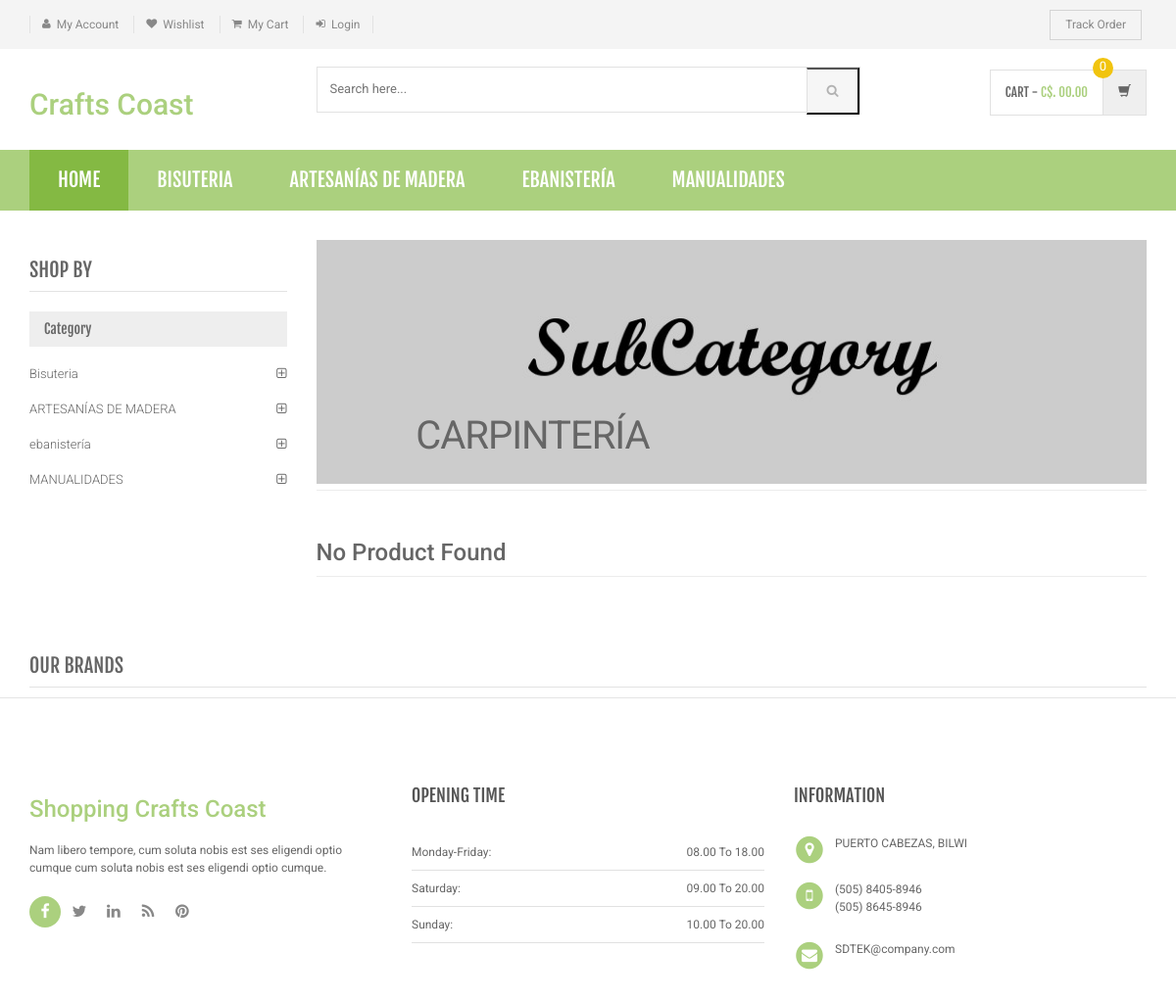
Page /sub-category.php?scid=2 on the committed database.
### tables this page shows
CREATE TABLE `category` (
  `id` int(11) NOT NULL,
  `categoryName` varchar(255) DEFAULT NULL,
  `categoryDescription` longtext DEFAULT NULL,
  `creationDate` timestamp NOT NULL DEFAULT current_timestamp(),
  `updationDate` varchar(255) DEFAULT NULL
);

CREATE TABLE `subcategory` (
  `id` int(11) NOT NULL,
  `categoryid` int(11) DEFAULT NULL,
  `subcategory` varchar(255) DEFAULT NULL,
  `creationDate` timestamp NULL DEFAULT current_timestamp(),
  `updationDate` varchar(255) DEFAULT NULL
);

### sub-category.php (the view, shortened to what this page needs)
<?php
include('includes/config.php');
$cid=intval($_GET['scid']);
?>
<!DOCTYPE html>
<html lang="en">
	<head>
	    <link rel="stylesheet" href="assets/css/bootstrap.min.css">
	    <link rel="stylesheet" href="assets/css/main.css">
	    <link rel="stylesheet" href="assets/css/green.css">
	    <link rel="stylesheet" href="assets/css/owl.carousel.css">
		<link rel="stylesheet" href="assets/css/owl.transitions.css">
		<link href="assets/css/lightbox.css" rel="stylesheet">
		<link rel="stylesheet" href="assets/css/animate.min.css">
		<link rel="stylesheet" href="assets/css/rateit.css">
		<link rel="stylesheet" href="assets/css/bootstrap-select.min.css">
		<link rel="stylesheet" href="assets/css/config.css">
		<link href="assets/css/green.css" rel="alternate stylesheet" title="Green color">
		<link href="assets/css/blue.css" rel="alternate stylesheet" title="Blue color">
		<link href="assets/css/red.css" rel="alternate stylesheet" title="Red color">
		<link href="assets/css/orange.css" rel="alternate stylesheet" title="Orange color">
		<link href="assets/css/dark-green.css" rel="alternate stylesheet" title="Darkgreen color">
		<link rel="stylesheet" href="assets/css/font-awesome.min.css">
	</head>
    <body class="cnt-home">
<header class="header-style-1">
<?php include('includes/top-header.php');?>
<?php include('includes/main-header.php');?>
<?php include('includes/menu-bar.php');?>
</header>
<div class="body-content outer-top-xs">
	<div class='container'>
		<div class='row outer-bottom-sm'>
			<div class='col-md-3 sidebar'>
	            <div class="sidebar-module-container">
	            	<h3 class="section-title">shop by</h3>
	            	<div class="sidebar-filter">
<div class="sidebar-widget wow fadeInUp outer-bottom-xs ">
	<div class="widget-header m-t-20">
		<h4 class="widget-title">Category</h4>
	</div>
	<div class="sidebar-widget-body m-t-10">
	         <?php $sql=mysqli_query($con,"select id,categoryName  from category");
while($row=mysqli_fetch_array($sql))
{
    ?>
		<div class="accordion">
	    	<div class="accordion-group">
	            <div class="accordion-heading">
	                <a href="category.php?cid=<?php echo $row['id'];?>"  class="accordion-toggle collapsed">
	                   <?php echo $row['categoryName'];?>
	                </a>
	            </div>
	        </div>
	    </div>
	    <?php } ?>
	</div>
</div>
	            	</div>
	            </div>
            </div>
			<div class='col-md-9'>
	<div id="category" class="category-carousel hidden-xs">
		<div class="item">
			<div class="image">
				<img src="assets/images/banners/cat-banner-2.jpg" alt="" class="img-responsive">
			</div>
			<div class="container-fluid">
				<div class="caption vertical-top text-left">
					<div class="big-text">
						<br />
					</div>
					       <?php $sql=mysqli_query($con,"select subcategory  from subcategory where id='$cid'");
while($row=mysqli_fetch_array($sql))
{
    ?>
					<div class="excerpt hidden-sm hidden-md">
						<?php echo htmlentities($row['subcategory']);?>
					</div>
			<?php } ?>
				</div>
			</div>
		</div>
</div>
				<div class="search-result-container">
					<div id="myTabContent" class="tab-content">
						<div class="tab-pane active " id="grid-container">
							<div class="category-product  inner-top-vs">
								<div class="row">
			<?php
$ret=mysqli_query($con,"select * from products where subCategory='$cid'");
$num=mysqli_num_rows($ret);
if($num>0)
{
while ($row=mysqli_fetch_array($ret))
{?>
		<div class="col-sm-6 col-md-4 wow fadeInUp">
			<div class="products">
	<div class="product">
		<div class="product-image">
			<div class="image">
				<a href="product-details.php?pid=<?php echo htmlentities($row['id']);?>"><img  src="assets/images/blank.gif" data-echo="admin/productimages/<?php echo htmlentities($row['id']);?>/<?php echo htmlentities($row['productImage1']);?>" alt="" width="200" height="300"></a>
			</div>
		</div>
		<div class="product-info text-left">
			<h3 class="name"><a href="product-details.php?pid=<?php echo htmlentities($row['id']);?>"><?php echo htmlentities($row['productName']);?></a></h3>
			<div class="rating rateit-small"></div>
			<div class="description"></div>
			<div class="product-price">
				<span class="price">
					Rs. <?php echo htmlentities($row['productPrice']);?>			</span>
										     <span class="price-before-discount">Rs. <?php echo htmlentities($row['productPriceBeforeDiscount']);?></span>
			</div>
		</div>
					<div class="cart clearfix animate-effect">
				<div class="action">
					<ul class="list-unstyled">
						<li class="add-cart-button btn-group">
						<?php if($row['productAvailability']=='In Stock'){?>
										<button class="btn btn-primary icon" data-toggle="dropdown" type="button">
								<i class="fa fa-shopping-cart"></i>
							</button>
							<a href="category.php?page=product&action=add&id=<?php echo $row['id']; ?>">
							<button class="btn btn-primary" type="button">Add to cart</button></a>
								<?php } else {?>
							<div class="action" style="color:red">Out of Stock</div>
					<?php } ?>
						</li>
		                <li class="lnk wishlist">
							<a class="add-to-cart" href="category.php?pid=<?php echo htmlentities($row['id'])?>&&action=wishlist" title="Wishlist">
								 <i class="icon fa fa-heart"></i>
							</a>
						</li>
					</ul>
				</div>
			</div>
			</div>
			</div>
		</div>
	  <?php } } else {?>
		<div class="col-sm-6 col-md-4 wow fadeInUp"> <h3>No Product Found</h3>
		</div>
<?php } ?>
										</div>
							</div>
						</div>
				</div>
			</div>
		</div></div>
		<?php include('includes/brands-slider.php');?>
</div>
</div>
<?php include('includes/footer.php');?>
</body>
</html>

### includes/menu-bar.php (shortened to what this page needs)
<div class="header-nav animate-dropdown">
    <div class="container">
        <div class="yamm navbar navbar-default" role="navigation">
            <div class="nav-bg-class">
                <div class="navbar-collapse collapse" id="mc-horizontal-menu-collapse">
	<div class="nav-outer">
		<ul class="nav navbar-nav">
			<li class="active dropdown yamm-fw">
				<a href="index.php" data-hover="dropdown" class="dropdown-toggle">Home</a>
			</li>
              <?php $sql=mysqli_query($con,"select id,categoryName  from category limit 6");
while($row=mysqli_fetch_array($sql))
{
    ?>
			<li class="dropdown yamm">
				<a href="category.php?cid=<?php echo $row['id'];?>"> <?php echo $row['categoryName'];?></a>
			</li>
			<?php } ?>
		</ul>
		<div class="clearfix"></div>
	</div>
</div>
            </div>
        </div>
    </div>
</div>

### assets/css/green.css (style rules this page uses)
a { color: #abd07e; }
.header-style-1 .header-nav { background: #abd07e; }
.cnt-home .header-style-1 .header-nav .navbar .navbar-nav > li.active { background: #84b943; }
.sidebar .sidebar-module-container .sidebar-widget .sidebar-widget-body .accordion .accordion-group .accordion-heading .accordion-toggle, .sidebar .sidebar-module-container .sidebar-widget .sidebar-widget-body .accordion .accordion-group .accordion-heading .accordion-toggle:hover, .sidebar .sidebar-module-container .sidebar-widget .sidebar-widget-body .accordion .accordion-group .accordion-heading .accordion-toggle:focus, .sidebar .sidebar-module-container .sidebar-widget .sidebar-widget-body .accordion .accordion-group .accordion-heading .accordion-toggle:after { color: #abd07e; }

### assets/css/lightbox.css (style rules this page uses)
body:after { content: url(../images/close.png) url(../images/loading.gif) url(../images/prev.png) url(../images/next.png); display: none; }

### assets/css/blue.css (style rules this page uses)
a { color: #3498db; }
.header-style-1 .header-nav { background: #3498db; }
.cnt-home .header-style-1 .header-nav .navbar .navbar-nav > li.active { background: #1d6ca1; }
.sidebar .sidebar-module-container .sidebar-widget .sidebar-widget-body .accordion .accordion-group .accordion-heading .accordion-toggle, .sidebar .sidebar-module-container .sidebar-widget .sidebar-widget-body .accordion .accordion-group .accordion-heading .accordion-toggle:hover, .sidebar .sidebar-module-container .sidebar-widget .sidebar-widget-body .accordion .accordion-group .accordion-heading .accordion-toggle:focus, .sidebar .sidebar-module-container .sidebar-widget .sidebar-widget-body .accordion .accordion-group .accordion-heading .accordion-toggle:after { color: #3498db; }

### assets/css/red.css (style rules this page uses)
a { color: #ff6c6c; }
.header-style-1 .header-nav { background: #ff6c6c; }
.cnt-home .header-style-1 .header-nav .navbar .navbar-nav > li.active { background: #ff1a1a; }
.sidebar .sidebar-module-container .sidebar-widget .sidebar-widget-body .accordion .accordion-group .accordion-heading .accordion-toggle, .sidebar .sidebar-module-container .sidebar-widget .sidebar-widget-body .accordion .accordion-group .accordion-heading .accordion-toggle:hover, .sidebar .sidebar-module-container .sidebar-widget .sidebar-widget-body .accordion .accordion-group .accordion-heading .accordion-toggle:focus, .sidebar .sidebar-module-container .sidebar-widget .sidebar-widget-body .accordion .accordion-group .accordion-heading .accordion-toggle:after { color: #ff6c6c; }

### assets/css/orange.css (style rules this page uses)
a { color: #f39c12; }
.header-style-1 .header-nav { background: #f39c12; }
.cnt-home .header-style-1 .header-nav .navbar .navbar-nav > li.active { background: #ab6c09; }
.sidebar .sidebar-module-container .sidebar-widget .sidebar-widget-body .accordion .accordion-group .accordion-heading .accordion-toggle, .sidebar .sidebar-module-container .sidebar-widget .sidebar-widget-body .accordion .accordion-group .accordion-heading .accordion-toggle:hover, .sidebar .sidebar-module-container .sidebar-widget .sidebar-widget-body .accordion .accordion-group .accordion-heading .accordion-toggle:focus, .sidebar .sidebar-module-container .sidebar-widget .sidebar-widget-body .accordion .accordion-group .accordion-heading .accordion-toggle:after { color: #f39c12; }

### assets/css/dark-green.css (style rules this page uses)
a { color: #12cca7; }
.header-style-1 .header-nav { background: #12cca7; }
.cnt-home .header-style-1 .header-nav .navbar .navbar-nav > li.active { background: #0b816a; }
.sidebar .sidebar-module-container .sidebar-widget .sidebar-widget-body .accordion .accordion-group .accordion-heading .accordion-toggle, .sidebar .sidebar-module-container .sidebar-widget .sidebar-widget-body .accordion .accordion-group .accordion-heading .accordion-toggle:hover, .sidebar .sidebar-module-container .sidebar-widget .sidebar-widget-body .accordion .accordion-group .accordion-heading .accordion-toggle:focus, .sidebar .sidebar-module-container .sidebar-widget .sidebar-widget-body .accordion .accordion-group .accordion-heading .accordion-toggle:after { color: #12cca7; }

### rows in the picture
category: categoryName "BISUTERIA", categoryName "Bisuteria"
category: categoryName "ARTESANÍAS DE MADERA"
category: categoryName "EBANISTERÍA", categoryName "ebanistería"
category: categoryName "MANUALIDADES"
subcategory: subcategory "CARPINTERÍA"
